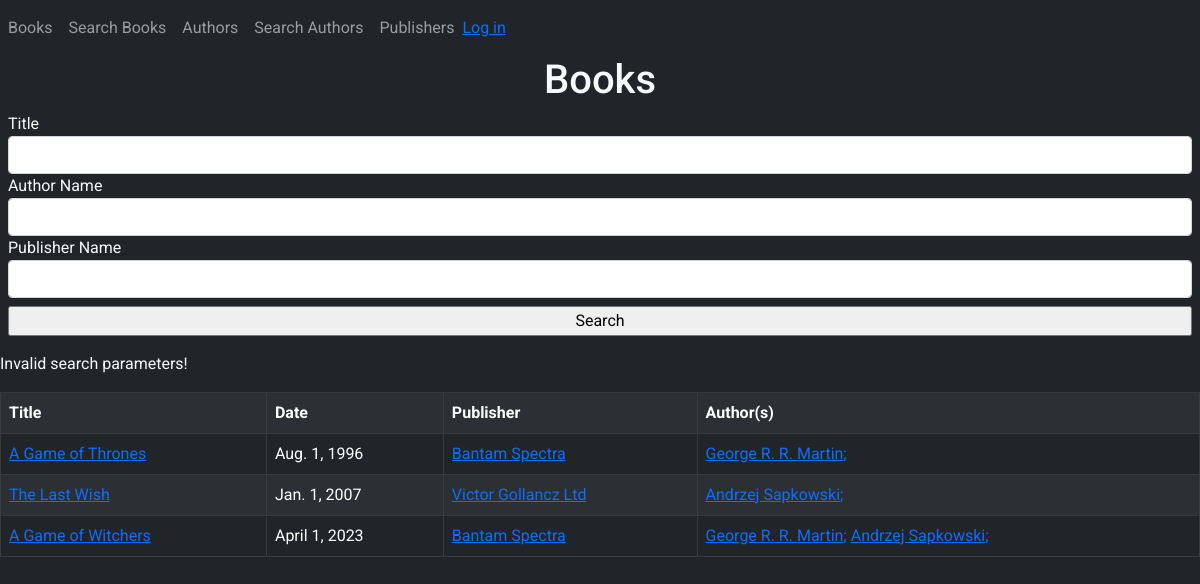
The page /books/ on the database its author committed.
### app/models.py (models this page shows, shortened)
class Book(models.Model):
    title = models.CharField(max_length=100)
    date = models.DateField()
    authors = models.ManyToManyField(Author)
    publisher = models.ForeignKey(Publisher, on_delete=models.CASCADE)

class Publisher(models.Model):
    name = models.CharField(max_length=70)
    city = models.CharField(max_length=50)
    country = models.CharField(max_length=50)
    website = models.URLField()

class Author(models.Model):
    name = models.CharField(max_length=70)
    email = models.EmailField()

### app/views.py (the view, shortened to what this page needs)
# urls.py: path('books/', views.books_page),
def books_page(request):
    print(f'{request.method=}')
    invalid = True
    if invalid:  # No POST request or invalid POST request
        form = BookSearchForm()
        form.book_title = form.author_name = form.publisher_name = ''
        books = Book.objects.all()
    params = {'form': form, 'invalid': invalid, 'boks': books}
    return render(request, 'books.html', params)

### app/forms.py
class BookSearchForm(forms.Form):
    book_title = forms.CharField(label='Title', max_length=100, required=False)
    author_name = forms.CharField(label='Author Name', max_length=70, required=False)
    publisher_name = forms.CharField(label='Publisher Name', max_length=70, required=False)

### templates/books.html (shortened to what this page needs)
{% extends "layout.html" %}
{% load crispy_forms_filters %}
{% block content %}
    <h1 class="text-center">Books</h1>
    <form action="." method="post">
        <div class="form-group mx-2 mb-2">
            {{ form | crispy }}
            <input type="submit" value="Search" class="my-2 w-100">
        </div>
    </form>
    {% if invalid %}
        <p>Invalid search parameters!</p>
    {% endif %}
    {% if boks %}
        <table class="table table-dark table-striped table-bordered">
        <tr>
            <th>Title</th>
            <th>Date</th>
            <th>Publisher</th>
            <th>Author(s)</th>
        </tr>
        {% for bok in boks %}
            <tr>
                <td><a href="/books/{{ bok.id }}">{{ bok.title }}</a></td>
                <td>{{ bok.date }}</td>
                <td><a href="/publishers/{{ bok.publisher_id }}">{{ bok.publisher.name }}</a></td>
                <td>
                    {% for author in bok.authors.all %}
                        <a href="/authors/{{ author.id }}">{{ author.name }};</a>
                    {% endfor %}
                </td>
            </tr>
        {% endfor %}
    {% else %}
        <p>No results found.</p>
    {% endif %}
{% endblock %}

### templates/layout.html (style rules this page uses)
* { font-family: Roboto; }

### rows shown on the page
Book: title "A Game of Thrones", date "Aug. 1, 1996", publisher.name "Bantam Spectra"
Author: name "George R. R. Martin"
Book: title "The Last Wish", date "Jan. 1, 2007", publisher.name "Victor Gollancz Ltd"
Author: name "Andrzej Sapkowski"
Book: title "A Game of Witchers", date "April 1, 2023", publisher.name "Bantam Spectra"
